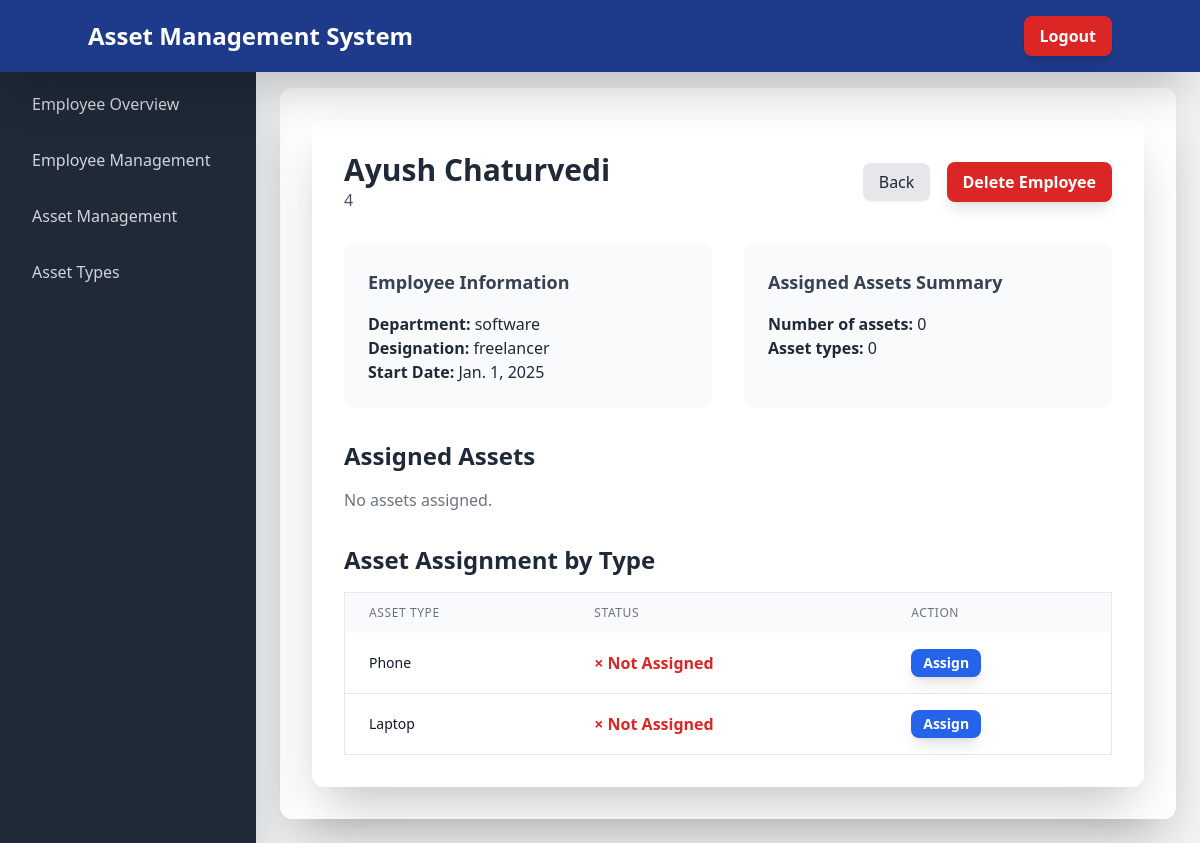
Before: /employees/4/ (signed in) with the older database file.
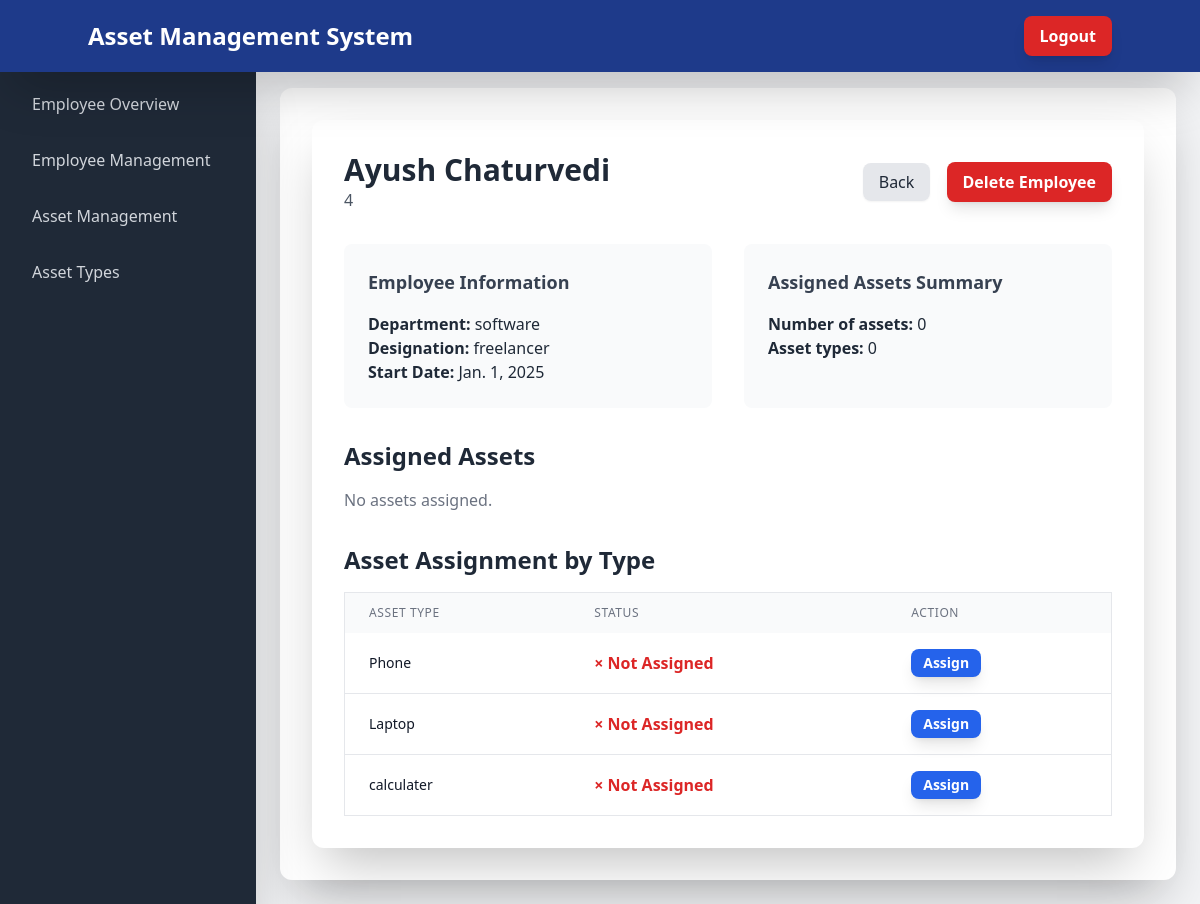
After: the same page with the newer database file.
### assets/models.py (models this page shows, shortened)
class AssetType(models.Model):
    name = models.CharField(max_length=255)
    identification_type_label = models.CharField(max_length=255)
    object_description = models.CharField(max_length=255)
    is_active = models.BooleanField(default=True)

### assets/views.py (the view)
# urls.py: path('employees/<str:employee_id>/', views.EmployeeAssetDetailView.as_view(), name='employee_detail'),
class EmployeeAssetDetailView(LoginRequiredMixin, UserPassesTestMixin, DetailView):
    model = Employee
    template_name = 'assets/employee_detail.html'
    context_object_name = 'employee'
    slug_field = 'employee_id'
    slug_url_kwarg = 'employee_id'
    def test_func(self):
        return self.request.user.is_staff
    def get_context_data(self, **kwargs):
        context = super().get_context_data(**kwargs)
        employee = self.get_object()
        assigned_assets = Asset.objects.filter(assigned_to=employee, is_active=True).select_related('asset_type')
        context['assigned_assets'] = assigned_assets
        asset_types = AssetType.objects.filter(is_active=True)
        unassigned_by_type = {}
        for at in asset_types:
            unassigned = Asset.objects.filter(asset_type=at, assigned_to__isnull=True, is_active=True).order_by('asset_name')
            unassigned_by_type[at.id] = unassigned
        context['unassigned_by_type'] = unassigned_by_type
        context['asset_types'] = asset_types
        assigned_types = set(assigned_assets.values_list('asset_type__id', flat=True))
        context['assigned_types'] = assigned_types
        return context

### assets/templates/assets/employee_detail.html (shortened to what the changed rows need)
{% extends 'assets/base.html' %}
{% block content %}
<div class="bg-white rounded-xl shadow-2xl p-8">
    <div class="flex justify-between items-center mb-8">
        <div>
            <h2 class="text-3xl font-bold text-gray-800">{{ employee.name }}</h2>
        </div>
    </div>
    <div class="overflow-x-auto">
        <table class="min-w-full bg-white border border-gray-200 rounded-lg">
            <thead class="bg-gray-50">
                <tr>
                    <th class="px-6 py-3 text-left text-xs font-medium text-gray-500 uppercase tracking-wider">Asset Type</th>
                    <th class="px-6 py-3 text-left text-xs font-medium text-gray-500 uppercase tracking-wider">Status</th>
                    <th class="px-6 py-3 text-left text-xs font-medium text-gray-500 uppercase tracking-wider">Action</th>
                </tr>
            </thead>
            <tbody class="divide-y divide-gray-200">
                {% for asset_type in asset_types %}
                    <tr class="hover:bg-blue-50 transition duration-200">
                        <td class="px-6 py-4 whitespace-nowrap text-sm font-medium text-gray-900">{{ asset_type.name }}</td>
                        <td class="px-6 py-4 whitespace-nowrap">
                            {% if asset_type.id in assigned_types %}
                                <span class="text-green-600 font-semibold">✓ Assigned</span>
                            {% else %}
                                <span class="text-red-600 font-semibold">× Not Assigned</span>
                            {% endif %}
                        </td>
                        <td class="px-6 py-4 whitespace-nowrap">
                             {% if asset_type.id not in assigned_types and asset_type.id in unassigned_by_type %}
                                <button onclick="openAssignModal('{{ employee.employee_id }}', '{{ asset_type.id }}', '{{ asset_type.name }}')" class="bg-blue-600 hover:bg-blue-700 text-white font-semibold rounded-lg shadow-lg px-3 py-1 text-sm transition duration-200">Assign</button>
                            {% else %}
                                <span class="text-gray-500 text-sm">N/A</span>
                            {% endif %}
                        </td>
                    </tr>
                {% endfor %}
            </tbody>
        </table>
    </div>
</div>
{% endblock %}

Changed rows visible on the page:
added AssetType: name "calculater", shows "× Not Assigned"
